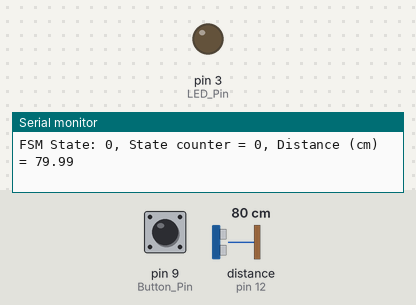
A sketch run on a simulated Arduino Uno, built with avr-gcc and run on an emulated ATmega328P. On the bench: output pins drawn as LEDs (lit = HIGH), the last lines printed to the serial monitor. Wiring (inferred from the names in the program): ultrasonic range finder: trigger pin 10; echo pin 12. The test bench sets the inputs (shaded band); at power-on: distance to the obstacle (sensor on pin 12) 80 cm, pin 9 (Button_Pin) LOW. The echo pulse lasts 58.3 µs per cm; pins used as bus, display or sensor lines are not drawn.

Above: at 0.1 s.
1.3 s: distance to the obstacle (sensor on pin 12) set to 2 cm
At 2.8 s:
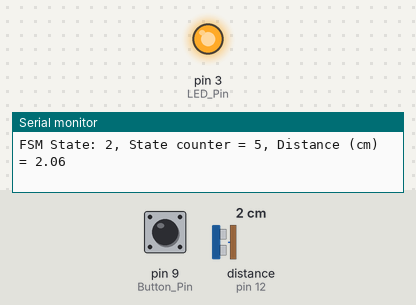
3.6 s: pin 9 (Button_Pin) pulled HIGH for 0.15 s
At 4.8 s:
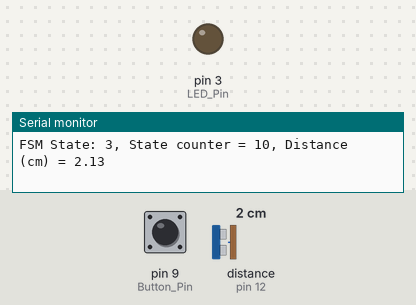
5.2 s: distance to the obstacle (sensor on pin 12) set to 4 cm
Timing chart, 0 to 8.2 s (numbered marks = the images above; inputs shaded):
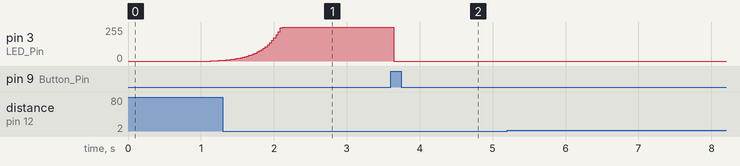

The sketch:

Led_Ultrasonic.ino
```cpp
#define Trig_Pin 10//blue
#define Echo_Pin 12 //yellow
#define Button_Pin 9
#define LED_Pin 3

float cm_per_us = 0.01715;
int fsmState_;
int stateCounter_;

enum fsmStateS {
  UNDETECTED  = 0,
  DETECTED    = 1,
  LED_ON      = 2,
  LED_OFF     = 3
};

void setup() {
  Serial.begin(9600);
  pinMode(Trig_Pin, OUTPUT);
  pinMode(Echo_Pin, INPUT);
  pinMode(LED_Pin, OUTPUT);
  pinMode(Button_Pin, INPUT);

  // Initialize FSM
  fsmState_ = UNDETECTED;
  stateCounter_ = 0;
}

void loop() {
  // Execute ultrasonic 'chirp'
  digitalWrite(Trig_Pin, LOW);
  delayMicroseconds(10);
  digitalWrite(Trig_Pin, HIGH);
  delayMicroseconds(10);
  digitalWrite(Trig_Pin, LOW);

  // Wait for echo pin to read signal
  while (digitalRead(Echo_Pin) == LOW) {};

  // Compute time of flight
  auto startTime = micros();
  while (digitalRead(Echo_Pin) == HIGH)
  {
    // Maximum of 17500us --> ~300cm
    if (micros() - startTime > 17500) { break; }
  };

  auto twoWayTimeOfFlight_us = (micros() - startTime);

  // Compute distance in cm
  float distance = cm_per_us * float(twoWayTimeOfFlight_us);

  Serial.print("FSM State: ");
  Serial.print(fsmState_);
  Serial.print(", State counter = ");
  Serial.print(stateCounter_);
  Serial.print(", Distance (cm) = ");
  Serial.println(distance);
  Serial.println();

  updateFSMTime(&stateCounter_);

  switch (fsmState_)
  {
    case UNDETECTED:
    {
      //Reset distance counter upon entry to state
      static int distanceCounter = 0;
      if(stateCounter_ == 1)
      {
        distanceCounter = 0;
      }

      //Update distance counter
      if(distance <= 150.0)
      {
        distanceCounter++;
      }
      else
      {
        distanceCounter = 0;
      }

      //If we're certain there is someone there, turn the LED on
      if(distanceCounter >= 10)
      {
        updateFSMState(&fsmState_, &stateCounter_, DETECTED);
      }
      break;
    }

    case DETECTED:
    {
      int pwm = 0;

      // Parameters defining exponential growth of LED voltage
      // (leads to pseudo-linear brightness growth)
      double p = 0.1;
      double tf = 1000.0; // 1000 ms to completion
      auto r = log((5+p)/p) / tf;

      int startTime = millis();

      // Turn on LED
      while (true)
      {
        int t = millis() - startTime;
        auto desiredVoltage = p * exp(r * double(t)) - p;
        int pwm = round(desiredVoltage * (255.0/5.0));

        if (pwm > 255) { pwm = 255; }
        Serial.print(pwm);
        Serial.print(", ");
        Serial.print(p);
        Serial.print(", ");
        Serial.print(r * 1000.0);
        Serial.print(", ");
        Serial.print(t);
        Serial.print(", ");
        Serial.println(desiredVoltage);

        analogWrite(LED_Pin, pwm);

        if (pwm >= 255) {break;}
        delay(1);
      }

      updateFSMState(&fsmState_, &stateCounter_, LED_ON);
      break;
    }

    case LED_ON:
      // Once button is pressed, turn LED off
      if (digitalRead(Button_Pin) == HIGH)
      {
        analogWrite(LED_Pin, 0);
        updateFSMState(&fsmState_, &stateCounter_, LED_OFF);
      }
      break;

    case LED_OFF:
    {
      //Reset distance counter upon entry to state
      static int distanceCounter = 0;
      if(stateCounter_ == 1)
      {
        distanceCounter = 0;
      }

      // Wait until obstacle is gone to reset FSM
      if (distance > 200.0)
      {
        distanceCounter++;
      }
      else
      {
        distanceCounter = 0;
      }

      //If we're certain the person is gone,
      if(distanceCounter >= 10 && stateCounter_ >= 50)
      {
        updateFSMState(&fsmState_, &stateCounter_, UNDETECTED);
      }

      break;
    }

    default:
      // do nothing
      break;
  };

  delay(100);
}


void updateFSMState(int * fsmState, int * stateCounter, int newState)
{
  *fsmState = newState;
  *stateCounter = 0;
}

void updateFSMTime(int * stateCounter)
{
  *stateCounter += 1;
}
```

Measured:
- after the input at 3.6 s, pin 3 (LED_Pin): 255/255 → 0/255 at once
